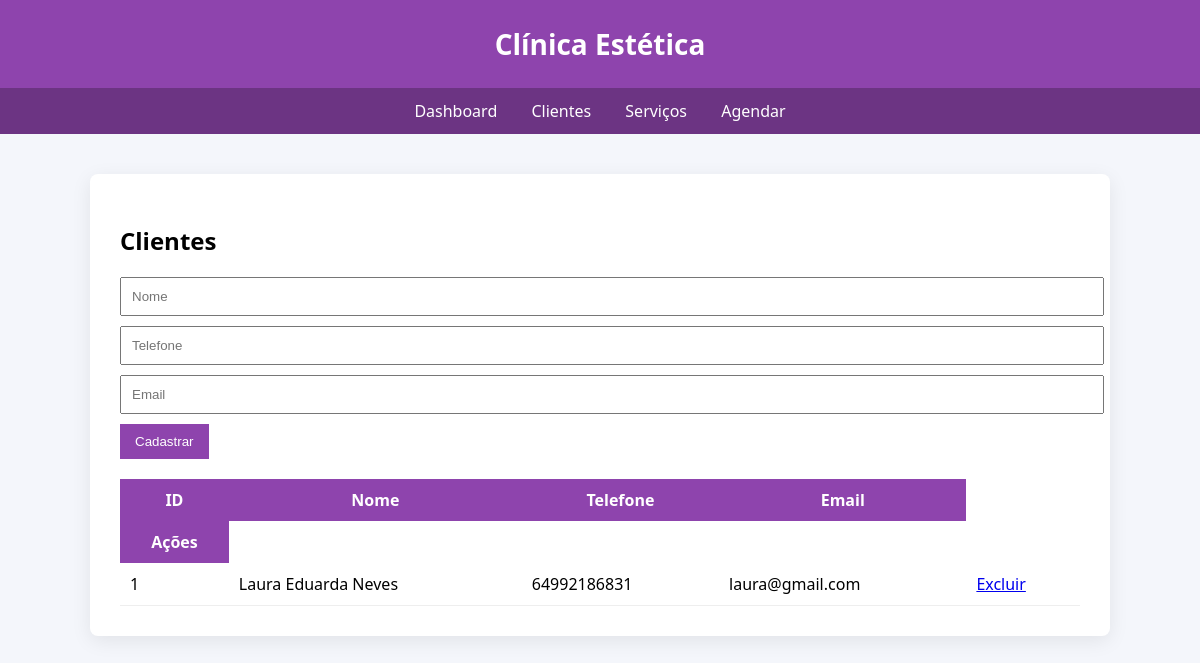
Screenshot of /clientes with the database file from the repository.
### tables this page shows
CREATE TABLE clientes(
        id INTEGER PRIMARY KEY AUTOINCREMENT,
        nome TEXT,
        telefone TEXT,
        email TEXT
    );

### app.py (the view, shortened to what this page needs)
@app.route("/clientes", methods=["GET","POST"])
def clientes():
    conn = conectar()
    cursor = conn.cursor()
    cursor.execute("SELECT * FROM clientes")
    clientes = cursor.fetchall()
    conn.close()
    return render_template("clientes.html", clientes=clientes)

### app.py (called while the page is built)
def conectar():
    return sqlite3.connect("clinica.db")

### templates/clientes.html
{% extends "base.html" %}
{% block content %}
<h2>Clientes</h2>
<form method="POST">
<input name="nome" placeholder="Nome">
<input name="telefone" placeholder="Telefone">
<input name="email" placeholder="Email">
<button type="submit">Cadastrar</button>
</form>
<table>
<tr>
<th>ID</th>
<th>Nome</th>
<th>Telefone</th>
<th>Email</th>
</tr>
{% for c in clientes %}
<th>Ações</th>
<tr>
<td>{{ c[0] }}</td>
<td>{{ c[1] }}</td>
<td>{{ c[2] }}</td>
<td>{{ c[3] }}</td>
<td>
<a href="/excluir_cliente/{{ c[0] }}">Excluir</a>
</td>
</tr>
{% endfor %}
</table>
{% endblock %}

### static/style.css (style rules this page uses)
body { font-family:Segoe UI; background:#f4f6fb; margin:0; }
table { width:100%; border-collapse:collapse; margin-top:20px; }
th { background:#8e44ad; color:white; padding:10px; }
td { padding:10px; border-bottom:1px solid #eee; }
input,select { padding:10px; margin-bottom:10px; width:100%; }
button { background:#8e44ad; color:white; border:none; padding:10px 15px; cursor:pointer; }

### rows the page displays
clientes: id "1", nome "Laura Eduarda Neves", telefone "64992186831", email "laura@gmail.com"
